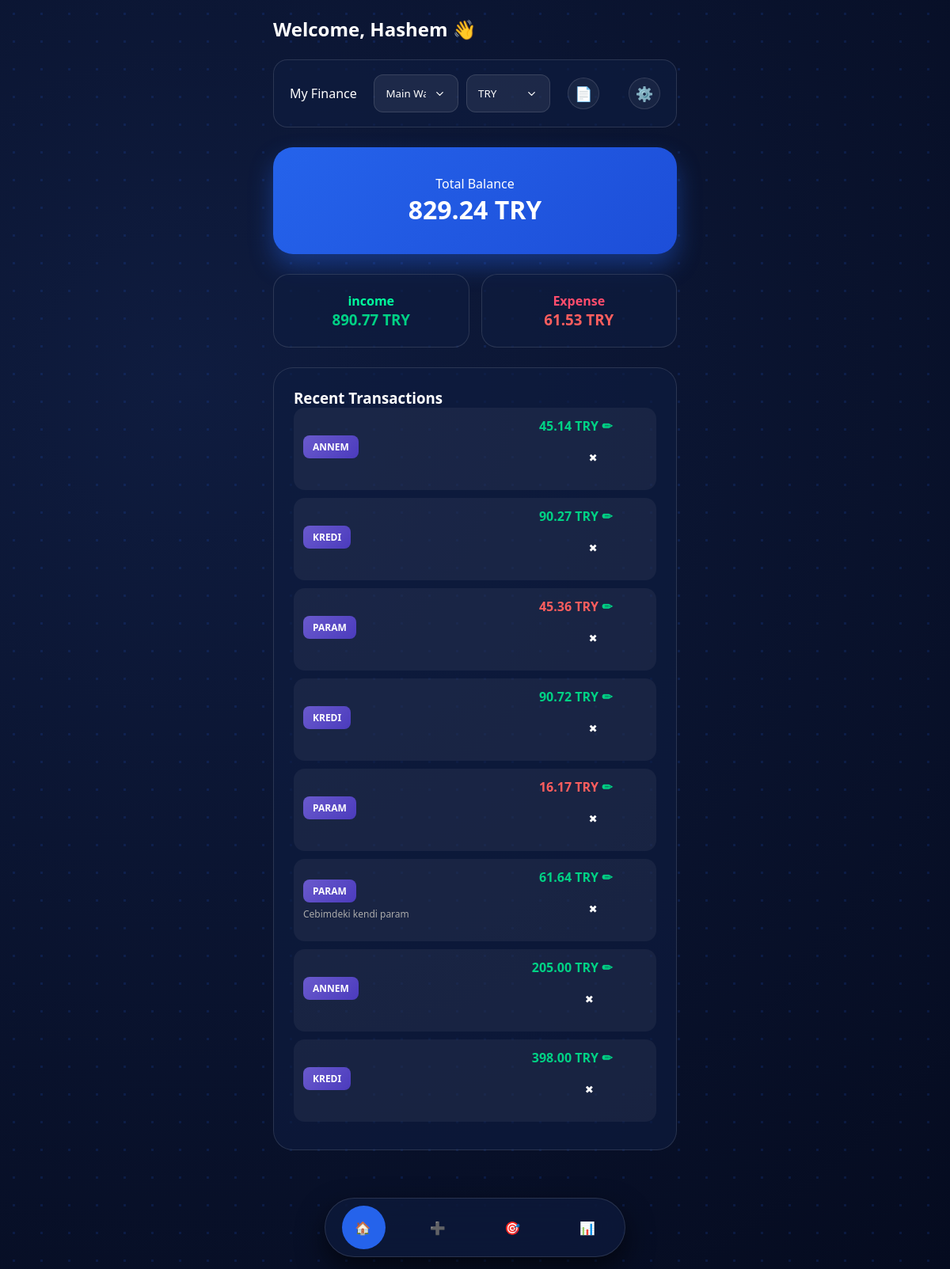
The app's page /dashboard.php (signed in) with its own data.
### tables this page shows
CREATE TABLE `users` (
  `id` int(11) NOT NULL,
  `name` varchar(100) NOT NULL,
  `email` varchar(150) NOT NULL,
  `password` varchar(255) NOT NULL,
  `role` enum('user','admin') DEFAULT 'user',
  `created_at` timestamp NOT NULL DEFAULT current_timestamp(),
  `preferred_currency` varchar(10) DEFAULT 'USD'
);

CREATE TABLE `transactions` (
  `id` int(11) NOT NULL,
  `user_id` int(11) NOT NULL,
  `type` enum('income','expense') NOT NULL,
  `category` varchar(100) DEFAULT NULL,
  `amount` decimal(10,2) NOT NULL,
  `description` varchar(255) DEFAULT NULL,
  `created_at` timestamp NOT NULL DEFAULT current_timestamp(),
  `account_type` varchar(50) DEFAULT 'Main'
);

### lang/en.php (called while the page is built)
<?php
return [
    "welcome" => "Welcome",
    "logout" => "Logout",
    "total_balance" => "Total Balance",
    "income" => "Income",
    "expense" => "Expense",
    "recent_transactions" => "Recent Transactions",
    "add_transaction" => "Add Transaction",
    "amount" => "Amount",
    "description" => "Description",
    "profile" => "Profile",
    "print" => "Print Report",
    "stats" => "Statistics",
    "title_dashboard" => "Dashboard",
    "logo" => "My Finance",
    "add" => "Add",
    "home" => "Home",
    "income" => "income",
    "Expense" => "Expense",
    'email' => 'Email',
    'password' => 'Password',
    'login' => 'Login',
    'register' => 'Register',
    'name' => 'Full Name',
    'Money Tracking'=>'Money Tracking',
    'Manage your money smartly'=>'Manage your money smartly',
    'Income by Category'=>'Income by Category',
    'Expenses by Category'=>'Expenses by Category',
    'No expense categories yet'=>'No expense categories yet',
    'No income categories yet'=>'No income categories yet',
    'saving_goal' => 'Saving Goal',
    'enter_goal_amount' => 'Enter goal amount',
    'update_goal' => 'Update Goal',
    'save_goal' => 'Save Goal',
    'income_by_category' => 'Income by Category',
    'expenses_by_category' => 'Expenses by Category',
    'no_expense_categories' => 'No expense categories yet',
    'no_income_categories' => 'No income categories yet',
    'net_by_category' => 'Net by Category',
    'salary' => 'Salary',
    'food' => 'Food',
    'transport' => 'Transport',
    'utilities' => 'Utilities',
    'entertainment' => 'Entertainment',
    'other' => 'Other',
    'category' => 'Category',
    'edit_transaction' => 'Edit Transaction',
    'back' => 'Back',
    'goal_title_placeholder' => 'Goal Title (e.g. Vacation)',
    'my_goal' => 'My Goal',
    'days_left' => 'days left',
    'overdue' => 'Overdue',
    'delete_goal' => 'Delete Goal',
    'deadline_optional' => 'Deadline (Optional)',
    'wallet_main' => 'Main Wallet',
    'wallet_credit' => 'Credit Card',
    'wallet_business' => 'Business',
];

### app/models/Transaction.php (called while the page is built, shortened)
<?php
class Transaction
{
    private $pdo;
    public function __construct($pdo)
    {
        $this->pdo = $pdo;
    }
    public function getByUser($user_id, $account_type = null)
    {
        if ($account_type) {
            $stmt = $this->pdo->prepare(
                "SELECT * FROM transactions
                 WHERE user_id = ? AND account_type = ?
                 ORDER BY created_at DESC"
            );
            $stmt->execute([$user_id, $account_type]);
        } else {
            $stmt = $this->pdo->prepare(
                "SELECT * FROM transactions
                 WHERE user_id = ?
                 ORDER BY created_at DESC"
            );
            $stmt->execute([$user_id]);
        }
        return $stmt->fetchAll(PDO::FETCH_ASSOC);
    }
}

### public/dashboard.php (the view, shortened to what this page needs)
<?php
$current_lang = $_SESSION['lang'];
$lang = require "../lang/" . $current_lang . ".php";
$dir = ($current_lang == "ar") ? "rtl" : "ltr";
require_once "../config/database.php";
require_once "../app/models/Transaction.php";
$user_id = $_SESSION["user_id"];
$transactionModel = new Transaction($pdo);
$stmt = $pdo->prepare("SELECT preferred_currency FROM users WHERE id=?");
$stmt->execute([$_SESSION["user_id"]]);
$userCurrency = $stmt->fetchColumn();
function getRates()
{
    return [];
}
try {
    $pdo->exec("ALTER TABLE transactions ADD COLUMN account_type VARCHAR(50) DEFAULT 'Main'");
} catch (PDOException $e) { }
try {
    $pdo->exec("CREATE TABLE IF NOT EXISTS user_wallets (id INT AUTO_INCREMENT PRIMARY KEY, user_id INT, name VARCHAR(100))");
} catch (PDOException $e) { }
$mainWalletName = $lang['wallet_main'] ?? 'Main';
$stmt = $pdo->prepare("SELECT name FROM user_wallets WHERE user_id = ?");
$stmt->execute([$user_id]);
$userWallets = $stmt->fetchAll(PDO::FETCH_COLUMN);
$defaultWallets = [
    $mainWalletName,
    $lang['wallet_credit'] ?? 'Credit Card',
    $lang['wallet_business'] ?? 'Business'
];
$allWallets = array_values(array_unique(array_merge($defaultWallets, $userWallets)));
$walletIndex = isset($_GET['wallet']) ? (int)$_GET['wallet'] : 0;
$activeWallet = $allWallets[$walletIndex] ?? $allWallets[0];
$transactions = $transactionModel->getByUser($user_id);
$total_income = 0;
$total_expense = 0;
$filteredTransactions = [];
$knownNonMainWallets = array_merge($userWallets, [
    $defaultWallets[1], $defaultWallets[2],
    'Credit Card', 'Business',
    'Kredi Kartı', 'İş/Ticari',
    'بطاقة الائتمان', 'أعمال'
]);
foreach ($transactions as $t) {
    $t_wallet = trim((string)$t["account_type"]);
    $isRecordMain = !in_array($t_wallet, $knownNonMainWallets);
    $isMatch = false;
    if ($walletIndex === 0 && $isRecordMain) {
        $isMatch = true;
    } else if ($walletIndex === 1 && in_array($t_wallet, ['Credit Card', 'Kredi Kartı', 'بطاقة الائتمان', $activeWallet])) {
        $isMatch = true;
    } else if ($walletIndex === 2 && in_array($t_wallet, ['Business', 'İş/Ticari', 'أعمال', $activeWallet])) {
        $isMatch = true;
    } else if ($t_wallet === $activeWallet) {
        $isMatch = true;
    }
    if ($isMatch) {
        $filteredTransactions[] = $t;
        if ($t["type"] == "income") {
            $total_income += $t["amount"];
        } else {
            $total_expense += $t["amount"];
        }
    }
}
$balance = $total_income - $total_expense;
$viewCurrency = $_GET['view_currency'] ?? $userCurrency;
$rates = getRates();
if (isset($rates[$viewCurrency])) {
    $balanceConverted = $balance * $rates[$viewCurrency];
} else {
    $balanceConverted = $balance;
}
if (isset($rates[$viewCurrency])) {
    $incomeConverted = $total_income * $rates[$viewCurrency];
    $expenseConverted = $total_expense * $rates[$viewCurrency];
} else {
    $incomeConverted = $total_income;
    $expenseConverted = $total_expense;
}
?>
<!DOCTYPE html>
<html lang="<?= $current_lang ?>" dir="<?= $dir ?>">
<head>
<link rel="stylesheet" href="assets/css/style.css">
</head>
<body>
    <div class="app-container">
        <div class="welcome">
            <h2><?= $lang['welcome']; ?>, <?= $_SESSION["user_name"]; ?> 👋</h2><BR>
        </div>
        <div class="top-bar">
            <div class="logo">
                <?= $lang['logo']; ?>
            </div>
            <form method="GET" style="display:flex; gap:10px;">
                <select name="wallet" onchange="this.form.submit()">
                    <?php foreach ($allWallets as $idx => $w_opt): ?>
                        <option value="<?= $idx ?>" <?= $walletIndex === $idx ? "selected" : "" ?>><?= htmlspecialchars($w_opt) ?></option>
                    <?php endforeach; ?>
                </select>
                <select name="view_currency" onchange="this.form.submit()">
                    <option value="TRY" <?= $viewCurrency == "TRY" ? "selected" : "" ?>>TRY</option>
                </select>
            </form>
            <a href="export.php" target="_blank" class="settings-btn" style="text-decoration:none; margin-right: 15px; display:flex; align-items:center; justify-content:center;">
                📄
            </a>
            <div class="settings-wrapper">
                <button class="settings-btn" onclick="toggleMenu(event)">
                    ⚙️
                </button>
            </div>
        </div>
        <div id="home" class="section active-section">
            <div class="big-card">
                <p><?= $lang['total_balance']; ?></p>
                <h1><?= number_format($balanceConverted, 2); ?> <?= $viewCurrency; ?></h1>
            </div>
            <div class="row">
                <div class="small-card income">
                    <p><?= $lang['income']; ?></p>
                    <h3><?= number_format($incomeConverted, 2); ?> <?= $viewCurrency; ?></h3>
                </div>
                <div class="small-card expense">
                    <p><?= $lang['expense']; ?></p>
                    <h3><?= number_format($expenseConverted, 2); ?> <?= $viewCurrency; ?></h3>
                </div>
            </div>
            <div class="wide-card">
                <h3><?= $lang['recent_transactions']; ?></h3>
                <?php foreach ($filteredTransactions as $t): ?>
                    <div class="transaction">
                        <div class="left">
                            <span class="category-box">
                                <?= htmlspecialchars($t["category"]); ?>
                            </span>
                            <small><?= htmlspecialchars($t["description"]); ?></small>
                        </div>
                        <div class="right">
                            <?php
                            $displayAmount = $t["amount"];
                            ?>
                            <span class="<?= $t["type"]; ?>">
                                <?= number_format($displayAmount, 2); ?> <?= $viewCurrency; ?>
                            </span>
                            <a href="edit.php?id=<?= $t["id"]; ?>" class="edit-btn">✏</a>
                            <form method="POST" action="?delete=<?= $t["id"]; ?>" style="display:inline;">
                                <button type="submit" class="delete-btn" style="background:none; border:none; padding:10px; cursor:pointer;">✖</button>
                            </form>
                        </div>
                    </div>
                <?php endforeach; ?>
            </div>
        </div>
    </div>
    <div class="bottom-nav">
        <div class="nav-item active" data-target="home" onclick="showSection('home', this); moveIndicator(this);">
            🏠
        </div>
        <div class="nav-item" data-target="add" onclick="showSection('add', this); moveIndicator(this);">
            ➕
        </div>
        <div class="nav-item" data-target="goal" onclick="showSection('goal', this); moveIndicator(this);">
            🎯
        </div>
        <div class="nav-item" data-target="stats" onclick="showSection('stats', this); moveIndicator(this);">
            📊
        </div>
        <div class="indicator"></div>
    </div>
</body>
</html>

### public/assets/css/style.css (style rules this page uses)
:root { color-scheme: dark; --bg-dark: #050b1f; --glass-bg: rgba(15, 28, 63, 0.65); --glass-border: rgba(255, 255, 255, 0.12); --primary-blue: #2563eb; --accent-glow: rgba(37, 99, 235, 0.4); --income-color: #00d285; --expense-color: #ff5e5e; --text-white: #ffffff; --text-dim: rgba(255, 255, 255, 0.6); }
* { margin: 0; padding: 0; box-sizing: border-box; font-family: 'Segoe UI', Roboto, sans-serif; transition: all 0.3s ease; }
body { background: radial-gradient(circle at 20% 30%, #0f1c3f, #050b1f); color: var(--text-white); min-height: 100vh; padding-bottom: 110px; position: relative; overflow-x: hidden; }
body::before { content: ""; position: fixed; inset: 0; background-image: radial-gradient(rgba(37, 99, 235, 0.15) 1.5px, transparent 1.5px); background-size: 35px 35px; z-index: -1; }
.app-container { max-width: 550px; margin: 0 auto; padding: 20px; }
.top-bar { display: flex; justify-content: space-between; align-items: center; padding: 18px; margin-bottom: 25px; background: var(--glass-bg); border-radius: 18px; border: 1px solid var(--glass-border); position: relative; overflow: visible; }
.app-container { overflow: visible; }
.big-card { background: linear-gradient(135deg, var(--primary-blue), #1d4ed8); padding: 35px; border-radius: 25px; text-align: center; margin-bottom: 25px; box-shadow: 0 15px 30px var(--accent-glow); }
.row { display: flex; gap: 15px; margin-bottom: 25px; }
.small-card { flex: 1; background: var(--glass-bg); padding: 22px; border-radius: 20px; text-align: center; border: 1px solid var(--glass-border); }
.small-card.income h3 { color: var(--income-color); }
.small-card.expense h3 { color: var(--expense-color); }
.wide-card { background: var(--glass-bg); padding: 25px; border-radius: 25px; border: 1px solid var(--glass-border); margin-bottom: 20px; }
.transaction .income { color: var(--income-color); font-weight: bold; }
.transaction .expense { color: var(--expense-color); font-weight: bold; }
.bottom-nav { position: fixed; bottom: calc(15px + env(safe-area-inset-bottom)); left: 50%; transform: translateX(-50%); width: 90%; max-width: 380px; height: 75px; background: var(--glass-bg); backdrop-filter: blur(25px); border-radius: 40px; border: 1px solid var(--glass-border); display: flex; justify-content: space-around; align-items: center; box-shadow: 0 15px 35px rgba(0,0,0,0.6); z-index: 1000; position: fixed; overflow: hidden; }
.nav-item { width: 55px; height: 55px; display: flex; align-items: center; justify-content: center; cursor: pointer; user-select: none; position: relative; z-index: 2; }
.indicator { position: absolute; width: 55px; height: 55px; background: var(--primary-blue); border-radius: 50%; transition: 0.4s cubic-bezier(0.175, 0.885, 0.32, 1.275); z-index: 1; }
input, select, button { width: 100%; padding: 14px; margin: 10px 0; border-radius: 12px; border: 1px solid var(--glass-border); background: rgba(255, 255, 255, 0.07); color: white; outline: none; }
select { appearance: none; -webkit-appearance: none; -moz-appearance: none; background-repeat: no-repeat; background-position: right 15px center; background-size: 15px; padding-right: 40px; }
select option, datalist option { background-color: #050b1f !important; color: #ffffff !important; }
.section { display: none; }
.active-section { display: block; animation: slideUp 0.4s ease-out; }
.top-bar { display: flex; justify-content: space-between; align-items: center; padding: 8px 20px; margin-bottom: 25px; background: var(--glass-bg); border-radius: 18px; border: 1px solid var(--glass-border); }
.settings-btn { width: 40px; height: 40px; border-radius: 50%; background: rgba(255,255,255,0.05); border: 1px solid var(--glass-border); display: flex; align-items: center; justify-content: center; cursor: pointer; font-size: 18px; transition: 0.2s ease; }
.transaction { display: flex; justify-content: space-between; align-items: center; padding: 12px; margin-bottom: 10px; border-radius: 14px; background: rgba(255,255,255,0.05); }
.transaction .left { display: flex; flex-direction: column; gap: 6px; }
.category-box { display: inline-block; padding: 6px 12px; font-size: 12px; border-radius: 8px; font-weight: 600; background: linear-gradient(135deg, #6a5acd, #4b3bbd); color: white; width: fit-content; }
.transaction small { color: #aaa; font-size: 12px; }
.income { color: #00ff9d; font-weight: bold; }
.expense { color: #ff4d6d; font-weight: bold; }
.edit-btn { margin-right: 8px; text-decoration: none; color: #00d285; font-weight: bold; }

### records on screen
users: view_currency "TRY", preferred_currency "TRY"
transactions: category "ANNEM", amount "45.14", user.preferred_currency "TRY"
transactions: category "KREDI", amount "90.27", user.preferred_currency "TRY"
transactions: category "PARAM", amount "45.36", user.preferred_currency "TRY"
transactions: category "KREDI", amount "90.72", user.preferred_currency "TRY"
transactions: category "PARAM", amount "16.17", user.preferred_currency "TRY"
transactions: category "PARAM", description "Cebimdeki kendi param", amount "61.64", user.preferred_currency "TRY"
transactions: category "ANNEM", amount "205.00", user.preferred_currency "TRY"
transactions: category "KREDI", amount "398.00", user.preferred_currency "TRY"

### other values on screen
$lang['welcome'] "Welcome"
$_SESSION["user_name"] "Hashem"
$lang['logo'] "My Finance"
$lang['total_balance'] "Total Balance"
$balanceConverted "829.24"
$lang['income'] "income"
$incomeConverted "890.77"
$lang['expense'] "Expense"
$expenseConverted "61.53"
$lang['recent_transactions'] "Recent Transactions"
form field wallet "Main Wallet"
